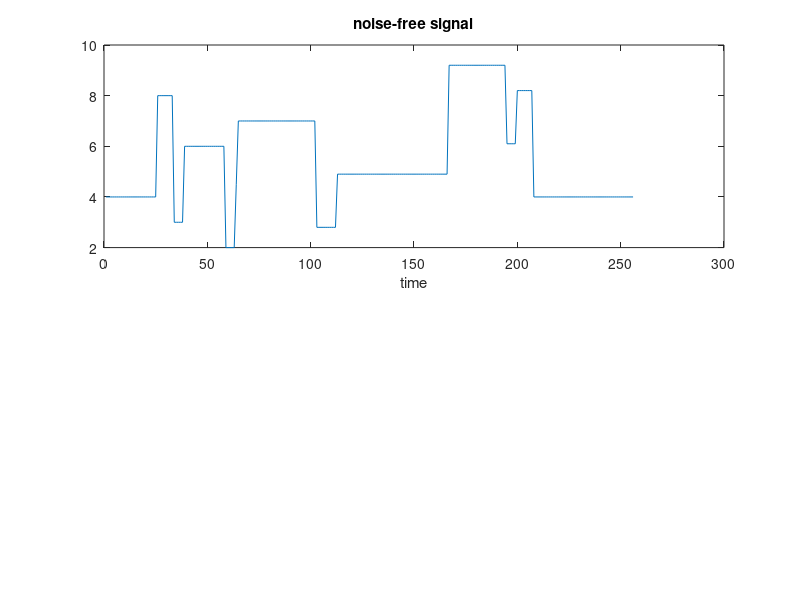

Write MATLAB code to recreate this figure. (Note: this script raises an error after producing the figure.)

x=load('blocks.txt');
x=x+2*abs(min(x));
%testing signal below and above
%a=[1 1 1 1 1 1 1 1 1 1  1 1 1 1 1 1 1 1 1 1 1 1 1 3 3 3 3 3 3 3 3 3 3 3 3 3 3 3 3 3 3 2 2 2 2 2 2 2 2 2 2 2 2 2 2 2 2 2 2 2 2 4 4 4 4 4 4 4 4 4 4 4 4 4 4  4 4 4 4 4 4 4 4 4 4 ];
%x=(repmat(a,1,4))';
epsilon=0.00001;
N=256;
Nit=200;
figure(1);
subplot(2,1,1);
plot(x);
title('noise-free signal');
xlabel('time');
%poisson distribution for noise
y=noise(x)+epsilon;
subplot(2,1,2);
plot(y);
title('noisy signal');
xlabel('time');
lam = 1.5;                         % lam: regularization parameter
%denoising
[z]=denoise(y,lam,Nit);
figure;
subplot(2,1,1);
plot(z);
title('denoised(using admm) signal');
xlabel('time');
%comparison with alogo for  gaussian noise
z = tvd_mm(y,lam,Nit);
subplot(2,1,2);
plot(z);
title('denoised(using MM for gaussian) signal');
ylabel('time');


